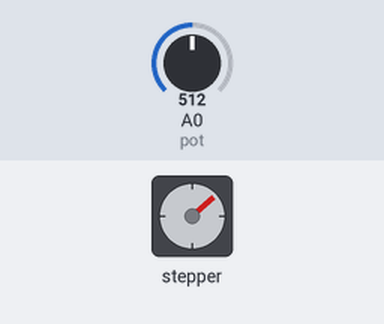
A sketch run on a simulated Arduino Uno, built with avr-gcc and run on an emulated ATmega328P. Shown: stepper motor. The inputs (shaded band) are chosen by the test bench; at power-on: A0 (pot) = 512. Stepper angles assume 2048 steps per turn; what the sketch prints to the serial monitor is not drawn.

Above: at 1.2 s.
1.3 s: A0 (pot) set to 716
At 1.65 s:
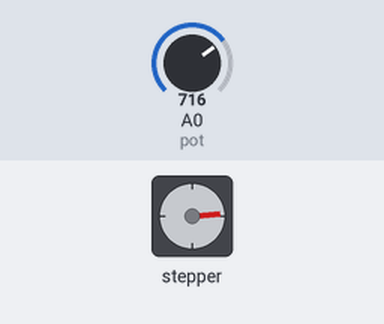
4.3 s: A0 (pot) set to 900
At 4.67 s:
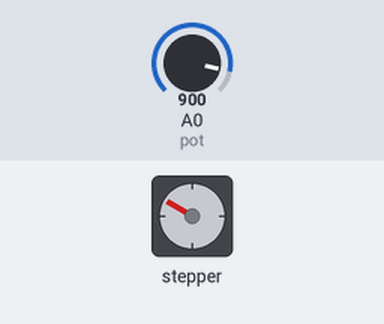
7.3 s: A0 (pot) set to 511
At 7.69 s:
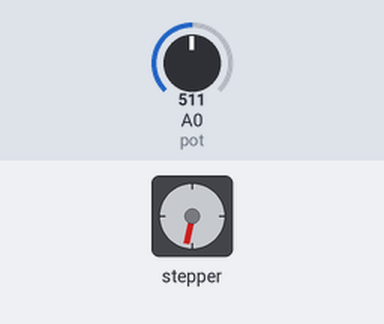
Timing chart, 0 to 16.3 s (numbered marks = the images above; inputs shaded):
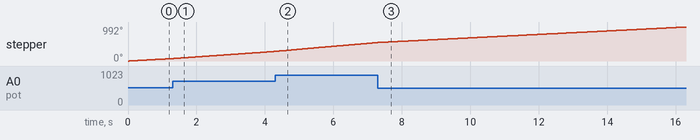

The sketch:

Segundo_Parcial_Sandy_Cruz_5090-19-9959.ino
```cpp
#include <Stepper.h>
const int pasosStepperRevoluciones = 2048;
Stepper myStepper(pasosStepperRevoluciones, 8, 10, 9, 11);
const int pot = A0;
int cantidad = 1000;
int cantPasos = pasosStepperRevoluciones / cantidad;

void setup() {
  pinMode(pot, INPUT);
  Serial.begin(9600);
}

void loop() {
  int valPot = analogRead(pot);
  int velocidadPot = map(valPot, 0, 1023, 0, 20);
  Serial.println(velocidadPot);
  if (velocidadPot > 0) {
    myStepper.setSpeed(velocidadPot);
    myStepper.step(cantPasos);
  }
}
```
